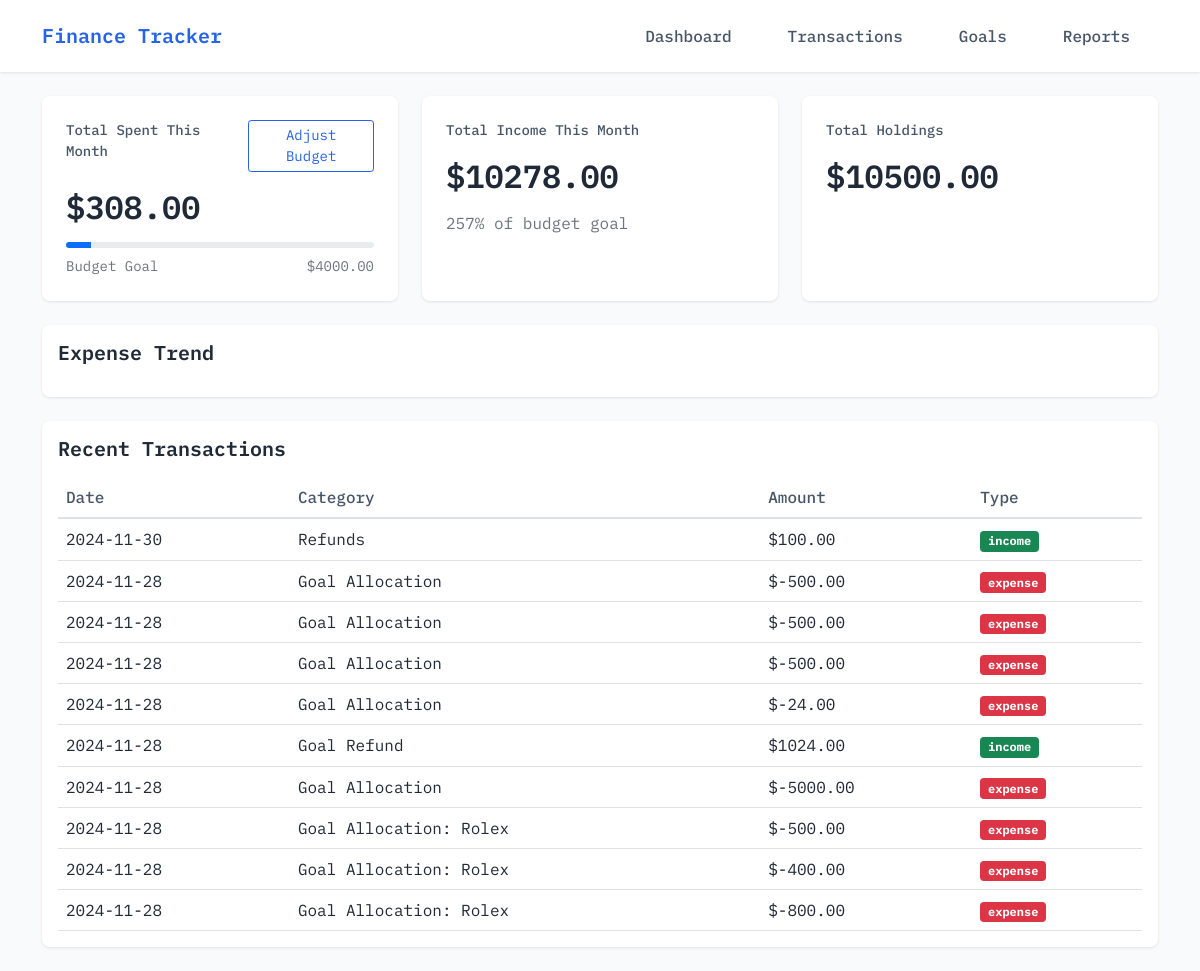
The page / on the database its author committed.
### models.py (models this page shows, shortened)
class Budget(db.Model):
    __tablename__ = 'budget'
    id = db.Column(db.Integer, primary_key=True)
    amount = db.Column(db.Float, nullable=False)

class Transaction(db.Model):
    __tablename__ = 'transactions'
    id = db.Column(db.Integer, primary_key=True)
    date = db.Column(db.Date, nullable=False)
    category = db.Column(db.String(50), nullable=False)
    amount = db.Column(db.Float, nullable=False)
    type = db.Column(db.String(10), nullable=False)
    recurring = db.Column(db.Boolean, default=False)

### routes.py (the view)
    @app.route('/')
    def index():
        current_date = date.today()
        first_day_of_month = date(current_date.year, current_date.month, 1)
        last_day_of_month = date(current_date.year, current_date.month, calendar.monthrange(current_date.year, current_date.month)[1])
        transactions = Transaction.query.order_by(Transaction.date.desc()).limit(10).all()
        total_spent = sum(t.amount for t in Transaction.query.filter(Transaction.type == 'expense', Transaction.date >= first_day_of_month, Transaction.date <= last_day_of_month).all())
        total_income = sum(t.amount for t in Transaction.query.filter(Transaction.type == 'income', Transaction.date >= first_day_of_month, Transaction.date <= last_day_of_month).all())
        total_holdings = calculate_total_holdings()
        budget = Budget.query.first()
        budget_goal = budget.amount if budget else 1000  # setting a default bu\dget to 1000
        line_chart_json = get_line_chart_data()
        return render_template('index.html', transactions=transactions, total_spent=total_spent,
                            total_income=total_income, total_holdings=total_holdings,
                            budget_goal=budget_goal, line_chart_json=line_chart_json)

### utils.py (called while the page is built)
def calculate_total_holdings():
    try:
        total_income = db.session.query(
            db.func.sum(Transaction.amount)
        ).filter(Transaction.type == 'income').scalar() or 0
        total_expense = db.session.query(
            db.func.sum(Transaction.amount)
        ).filter(Transaction.type == 'expense').scalar() or 0
        goal_allocations = db.session.query(
            db.func.sum(Transaction.amount)
        ).filter(Transaction.type == 'goal').scalar() or 0
        return total_income - (total_expense + abs(goal_allocations))
    except Exception as e:
        print(f"Error calculating total holdings: {e}")
        return 0

### templates/index.html (shortened to what this page needs)
{% extends "layout.html" %}
{% block content %}
<div class="row g-4">
    <div class="col-12">
        <div class="row g-4">
            <div class="col-md-4">
                <div class="stats-card h-100">
                    <div class="d-flex justify-content-between align-items-start mb-3">
                        <div class="stats-label">Total Spent This Month</div>
                        <button class="btn btn-sm btn-outline-primary" data-bs-toggle="modal" data-bs-target="#budgetModal">
                            Adjust Budget
                        </button>
                    </div>
                    <div class="stats-value mb-3">${{ "%.2f"|format(total_spent) }}</div>
                    <div class="progress mb-2" style="height: 6px;">
                        <div class="progress-bar bg-primary" role="progressbar"
                             style="width: {{ (total_spent/budget_goal * 100)|round|int }}%"></div>
                    </div>
                    <div class="d-flex justify-content-between">
                        <small class="text-muted">Budget Goal</small>
                        <small class="text-muted">${{ "%.2f"|format(budget_goal) }}</small>
                    </div>
                </div>
            </div>
            <div class="col-md-4">
                <div class="stats-card h-100">
                    <div class="stats-label mb-3">Total Income This Month</div>
                    <div class="stats-value mb-3">${{ "%.2f"|format(total_income) }}</div>
                    <div class="text-muted">
                        {{ ((total_income / budget_goal) * 100)|round|int }}% of budget goal
                    </div>
                </div>
            </div>
            <div class="col-md-4">
                <div class="stats-card h-100">
                    <div class="stats-label mb-3">Total Holdings</div>
                    <div class="stats-value">${{ "%.2f"|format(total_holdings) }}</div>
                </div>
            </div>
        </div>
    </div>
    <div class="col-12">
        <div class="card">
            <div class="card-body">
                <h2 class="section-title">Expense Trend</h2>
            </div>
        </div>
    </div>
    <div class="col-12">
        <div class="card">
            <div class="card-body">
                <h2 class="section-title">Recent Transactions</h2>
                <div class="table-responsive">
                    <table class="table">
                        <thead>
                            <tr>
                                <th>Date</th>
                                <th>Category</th>
                                <th>Amount</th>
                                <th>Type</th>
                            </tr>
                        </thead>
                        <tbody>
                            {% for transaction in transactions %}
                            <tr>
                                <td>{{ transaction.date.strftime('%Y-%m-%d') }}</td>
                                <td>{{ transaction.category }}</td>
                                <td>${{ "%.2f"|format(transaction.amount) }}</td>
                                <td>
                                    <span class="badge {% if transaction.type == 'expense' %}bg-danger{% else %}bg-success{% endif %}">
                                        {{ transaction.type }}
                                    </span>
                                </td>
                            </tr>
                            {% endfor %}
                        </tbody>
                    </table>
                </div>
            </div>
        </div>
    </div>
</div>
{% endblock %}

### templates/layout.html (shortened to what this page needs)
<!DOCTYPE html>
<html lang="en">
<head>
    <link href="https://cdn.jsdelivr.net/npm/bootstrap@5.1.3/dist/css/bootstrap.min.css" rel="stylesheet">
</head>
<body>
    <nav class="navbar navbar-expand-lg navbar-light">
        <div class="container">
            <a class="navbar-brand" href="{{ url_for('index') }}">Finance Tracker</a>
            <div class="collapse navbar-collapse justify-content-end" id="navbarNav">
                <ul class="navbar-nav">
                    <li class="nav-item">
                        <a class="nav-link" href="{{ url_for('index') }}">Dashboard</a>
                    </li>
                    <li class="nav-item">
                        <a class="nav-link" href="{{ url_for('transactions') }}">Transactions</a>
                    </li>
                    <li class="nav-item">
                        <a class="nav-link" href="{{ url_for('goals') }}">Goals</a>
                    </li>
                    <li class="nav-item">
                        <a class="nav-link" href="{{ url_for('reports') }}">Reports</a>
                    </li>
                </ul>
            </div>
        </div>
    </nav>
    <div class="container py-4">
        {% block content %}{% endblock %}
    </div>
</body>
</html>

### templates/layout.html (style rules this page uses)
:root { --primary-color: #2563eb; --secondary-color: #475569; }
body { font-family: 'IBM Plex Mono', monospace; background-color: #f8fafc; }
.navbar { background-color: white !important; box-shadow: 0 1px 3px rgba(0,0,0,0.1); padding: 1rem 0; }
.navbar-brand { font-weight: 600; color: var(--primary-color) !important; font-size: 1.25rem; }
.nav-link { font-weight: 500; color: var(--secondary-color) !important; margin: 0 0.75rem; padding: 0.5rem 1rem !important; border-radius: 0.375rem; transition: all 0.2s; }
.card { border: none; box-shadow: 0 1px 3px rgba(0,0,0,0.1); border-radius: 0.5rem; }
.table { margin-bottom: 0; }
.table th { font-weight: 500; color: var(--secondary-color); border-bottom-width: 2px; }
.table td { vertical-align: middle; color: #1f2937; }
.stats-card { background: white; padding: 1.5rem; border-radius: 0.5rem; box-shadow: 0 1px 3px rgba(0,0,0,0.1); display: flex; flex-direction: column; }
.stats-label { color: var(--secondary-color); font-size: 0.875rem; font-weight: 500; }
.stats-value { font-size: 2rem; font-weight: 600; color: #1f2937; line-height: 1.2; }
.btn-outline-primary { border-color: var(--primary-color); color: var(--primary-color); }
.section-title { font-size: 1.25rem; font-weight: 600; color: #1f2937; margin-bottom: 1rem; }

### rows shown on the page
Budget: amount "4000.00", ((total_income/budget_goal)*100)|round|int "257"
Transaction: amount "100.00"
Transaction: amount "-500.00"
Transaction: amount "-500.00"
Transaction: amount "-500.00"
Transaction: amount "-24.00"
Transaction: amount "1024.00"
Transaction: amount "-5000.00"
Transaction: amount "-500.00"
Transaction: amount "-400.00"
Transaction: amount "-800.00"

### other values the page prints
{{ "%.2f"|format(total_spent) }} "308.00"
{{ "%.2f"|format(total_income) }} "10278.00"
{{ "%.2f"|format(total_holdings) }} "10500.00"
